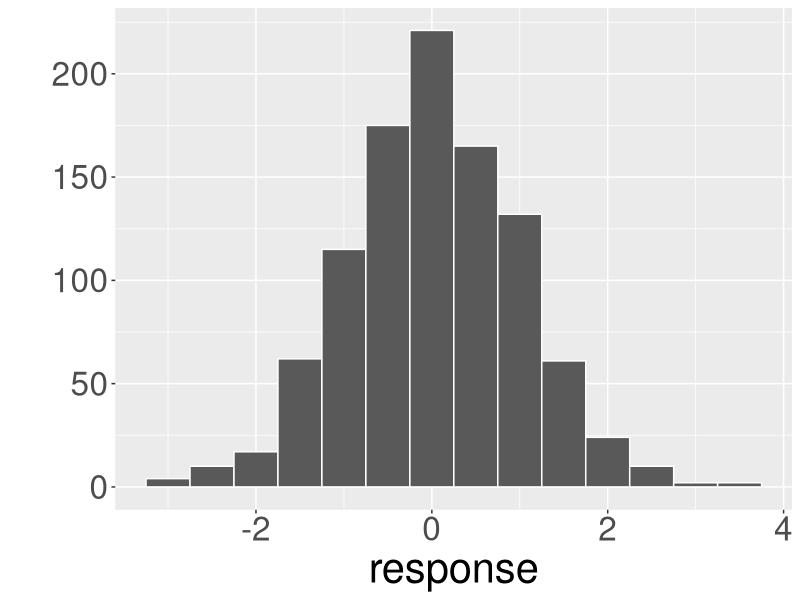
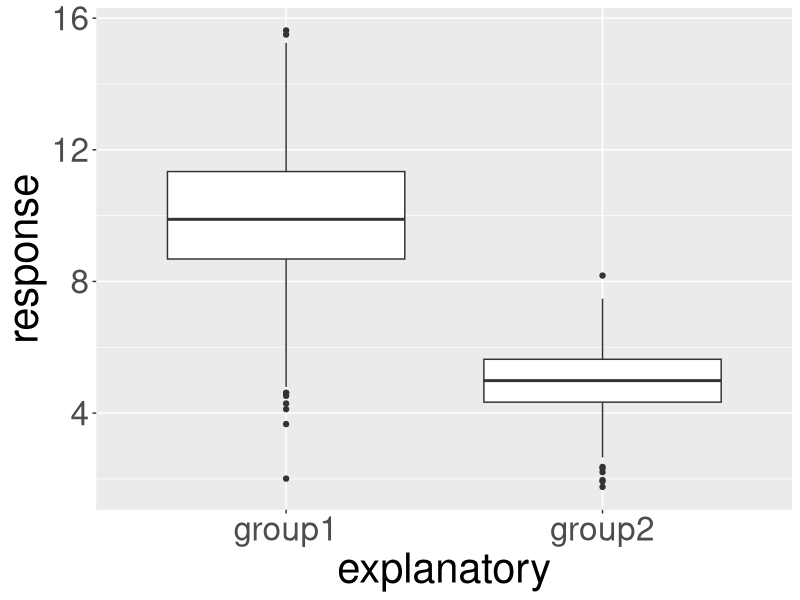
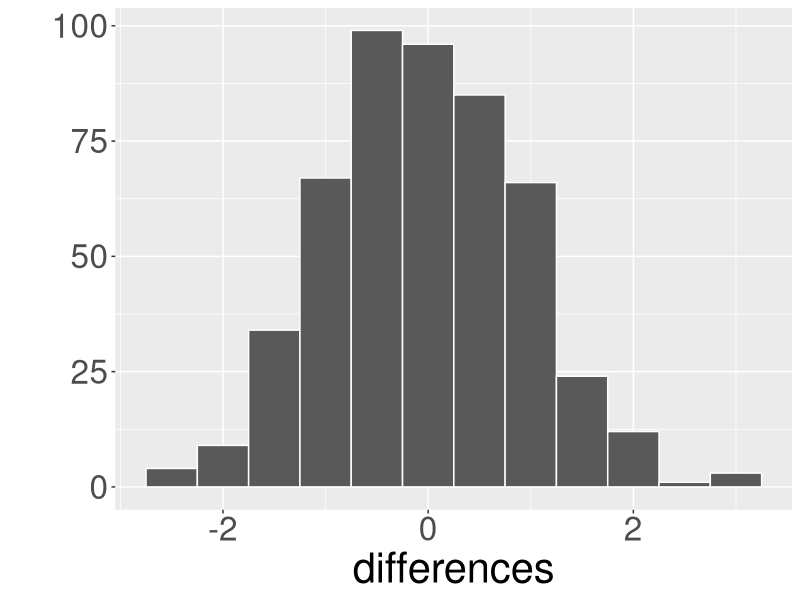
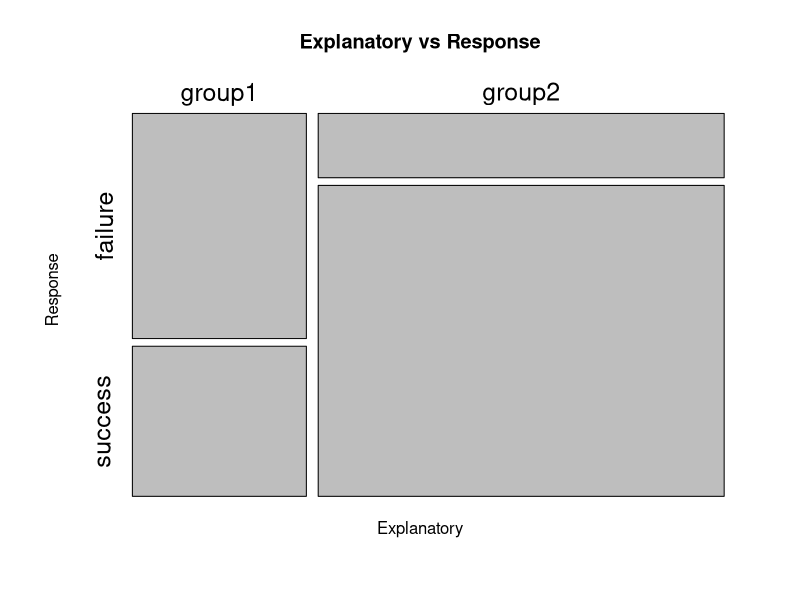
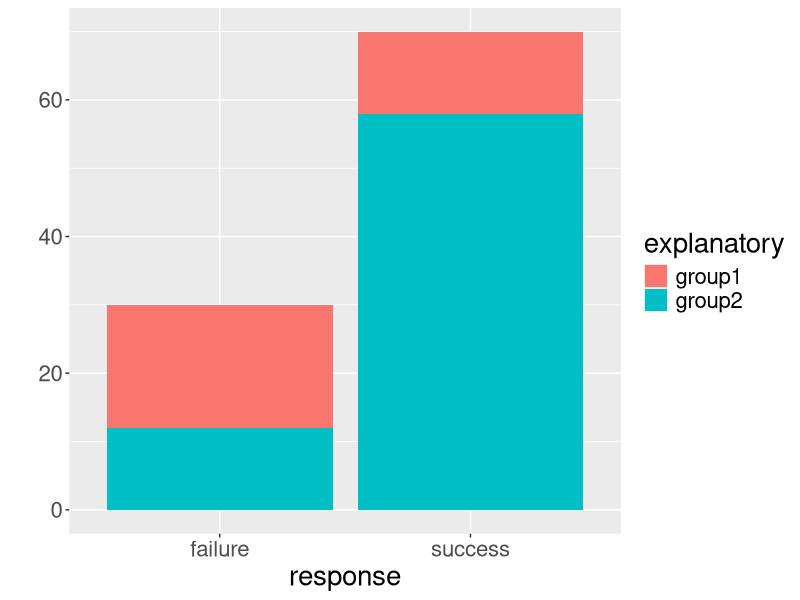
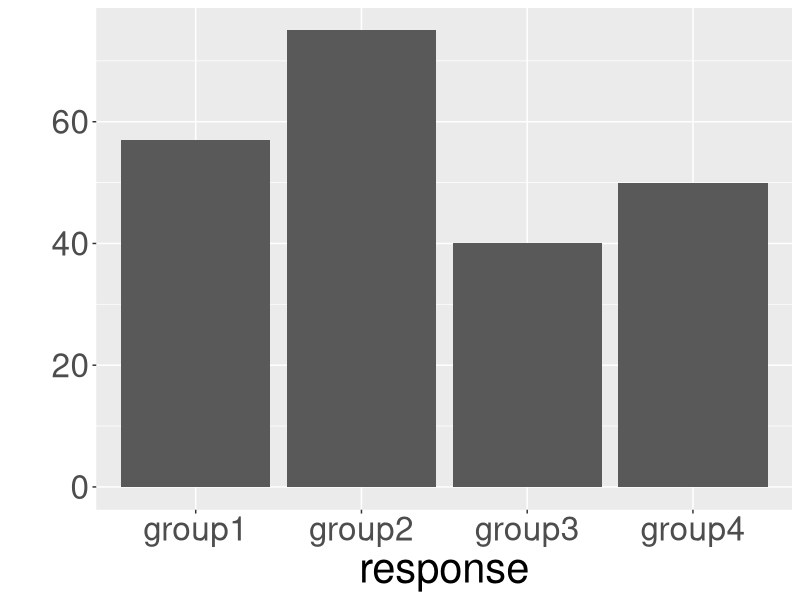
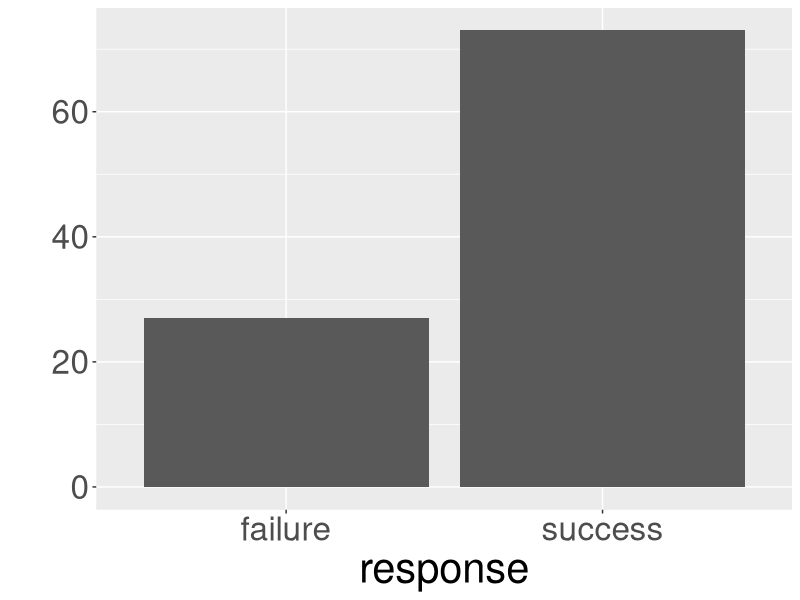
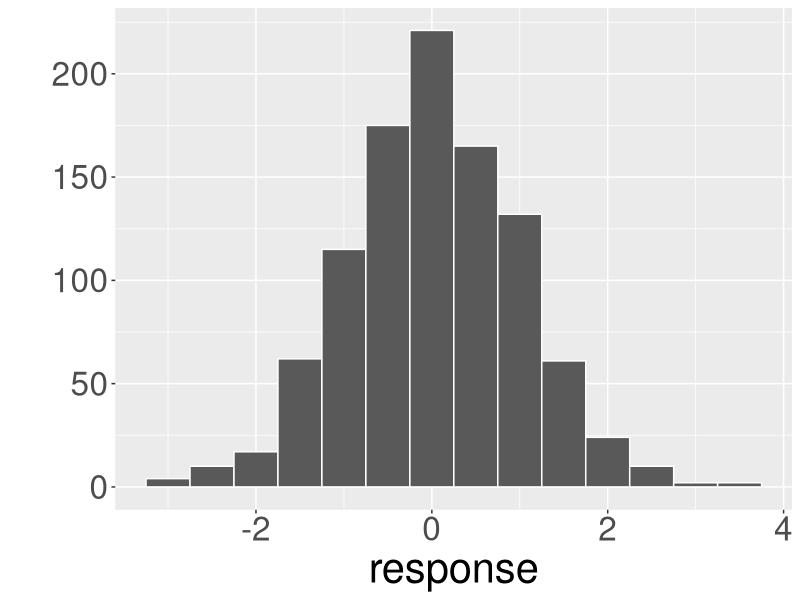

The R script that drew these images, in order:
library(ggplot2)
library(dplyr)
homedir <- "/Users/Chester/Google Drive/ismayc.github.io/teaching/diagrams/"

# 1
response <- rnorm(1000)
qplot(x = response, geom = "histogram", binwidth = 0.5, col = I("white")) + theme(text = element_text(size = 30))
ggsave(paste0(homedir, "01-histogram.png"), dpi = 1000)

# 2
response <- c(rnorm(1000, mean = 10, sd = 2), rnorm(1000, mean = 5, sd = 1))
explanatory <- c(rep("group1", 1000), rep("group2", 1000))
dataframe <- data.frame(explanatory, response) 
qplot(x = explanatory, y = response, data = dataframe, geom = "boxplot") + theme(text = element_text(size = 30))
ggsave(paste0(homedir, "02-side_by_side_boxplot.png"), dpi = 1000)

# 3
differences <- c(rnorm(500))
qplot(x = differences, geom = "histogram", binwidth = 0.5, col = I("white")) + theme(text = element_text(size = 30))
ggsave(paste0(homedir, "03-differences_histogram.png"), dpi = 600)

#5
explanatory <- c(rep("group1", 30), rep("group2", 70))
response <- c(rep("success", 12), rep("failure", 18), rep("success", 58), rep("failure", 12))
dataframe <- data.frame(explanatory, response)
#png(paste0(homedir, "05-mosaic.png"), res = 500)
mosaicplot(table(dataframe$explanatory, dataframe$response),
  xlab = "Explanatory", 
  ylab = "Response",
  main = "Explanatory vs Response",
  cex.axis = 1.5)
#dev.off()
qplot(x = response, data = dataframe, fill = explanatory, geom = "bar") + theme(text = element_text(size = 20))
ggsave(paste0(homedir, "05-stacked_bar.png"), dpi = 1000)


# 7
response <- c(rep("group1", 57), rep("group2", 75), rep("group3", 40), rep("group4", 50))
qplot(x = response) + theme(text = element_text(size = 30))
ggsave(paste0(homedir, "07-single-bar.png"), dpi = 1000)

# 9
response <- c(rep("success", 73), rep("failure", 27))
qplot(x = response) + theme(text = element_text(size = 30))
ggsave(paste0(homedir, "09-single-bar.png"), dpi = 1000)
